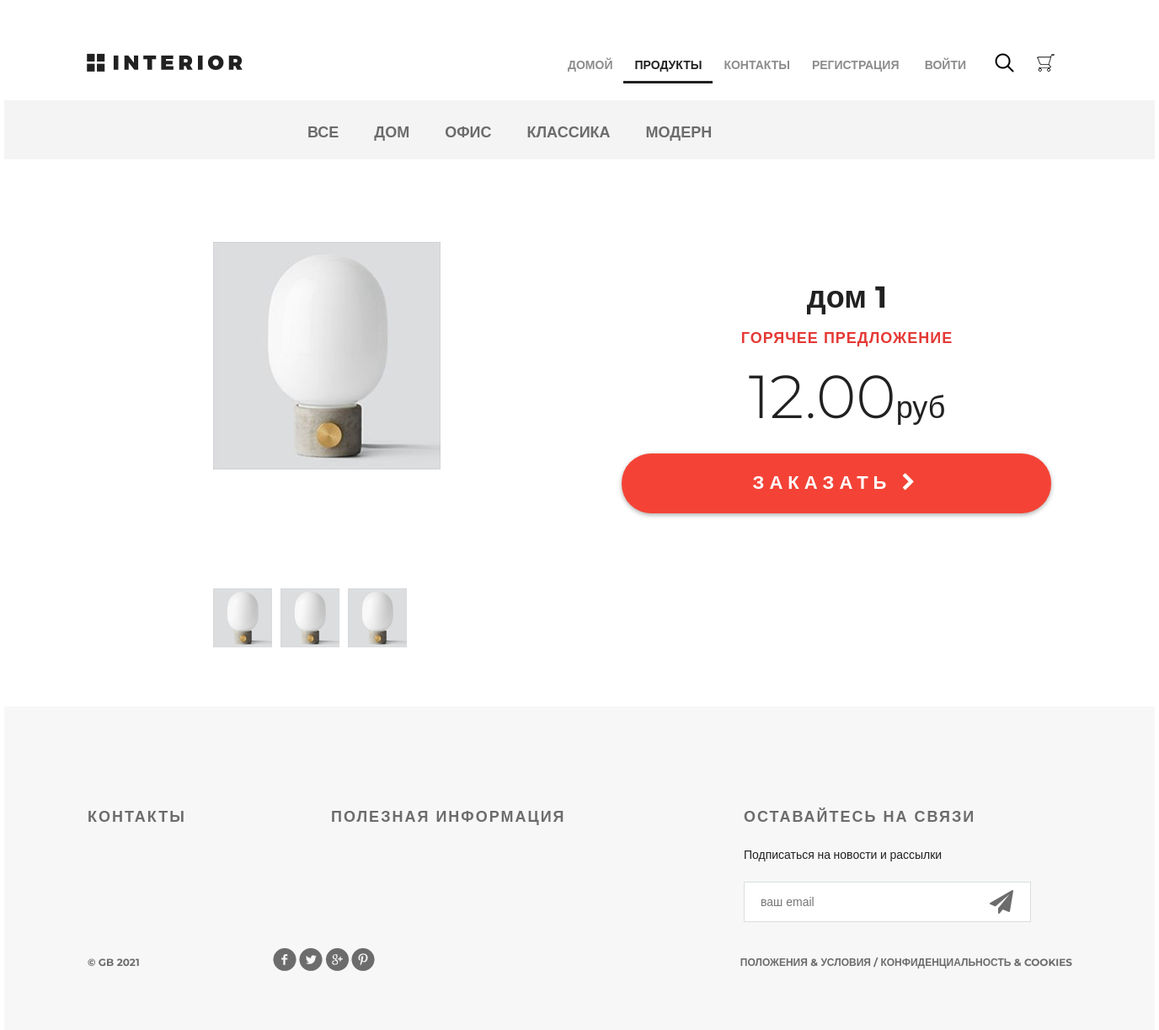
Page /products/product43/ on the committed database.
### mainapp/models.py (models this page shows, shortened)
class ProductCategory(models.Model):
    name = models.CharField(max_length=64, unique=True, verbose_name='название')
    description = models.TextField(blank=True, verbose_name='описание')
    class Meta:
        verbose_name='категория'
        verbose_name_plural='категории'

class Product(models.Model):
    category = models.ForeignKey(ProductCategory, on_delete=models.CASCADE, verbose_name='категория')
    name = models.CharField(max_length=128, verbose_name='название')
    image = models.ImageField(upload_to='products', blank=True, verbose_name='картинка')
    short_desc = models.CharField(max_length=255, blank=True, verbose_name='краткое описание')
    description = models.TextField(blank=True, verbose_name='описание')
    price = models.DecimalField(max_digits=10, decimal_places=2, default=0, verbose_name='цена')
    quantity = models.PositiveIntegerField(default=0, verbose_name='количество на складе')

### mainapp/views.py (the view)
# urls.py: path('product<int:pk>/', mainapp.product, name="product")
def product(request, pk):
    links_menu = ProductCategory.objects.all()
    context = {
        'product': get_object_or_404(Product, pk=pk),
        'basket': get_basket(request.user),
        'links_menu': links_menu
    }
    return render(request, 'mainapp/product.html', context)

### mainapp/views.py (called while the page is built)
def get_basket(user):
    if user.is_authenticated:
        return Basket.objects.filter(user=user)
    return []

### mainapp/templates/mainapp/product.html (shortened to what this page needs)
{% extends 'mainapp/base.html' %}
{% load static %}
{% block menu %}
	<div class="hero-white">
		<div class="header clearfix">
			{% include 'mainapp/includs/inc_main_menu.html' %}
		</div>
	</div>
{% endblock %}
{% block content %}
	<div class="details">
		<div class="links clearfix">
			{% include 'mainapp/includs/inc_categories_menu.html' %}
		</div>
		<div class="details-products">
			<div class="details-slider">
				<div class="slider-product" style="text-align:center;">
					<img src="/media/{{ product.image }}">
				</div>
				<div class="slider-control">
					<div class="block">
						<a href="#"><img src="/media/{{ product.image }}" alt="">
						</a>
					</div>
					<div class="block">
						<a href="#"><img src="/media/{{ product.image }}" alt="">
						</a>
					</div>
					<div class="block">
						<a href="#"><img src="/media/{{ product.image }}" alt="">
						</a>
					</div>
				</div>
			</div>
			<div class="description">
				<h3 class="big-bold">{{ product.name }}</h3>
				<h3 class="red">горячее предложение</h3>
				<p class="price">{{ product.price|floatformat:2 }}<span>руб</span></p>
				<a href="{% url 'basket:add' product.pk %}" class="red-button">
					заказать <i class="fa fa-chevron-right" aria-hidden="true"></i>
				</a>
			</div>
		</div>
	</div>
{% endblock %}

### mainapp/templates/mainapp/includs/inc_categories_menu.html (shortened to what this page needs)
<ul class="links-menu">
    <li><a href="{% url 'products:category' 0 %}"
            {% if request.resolver_match.url_name == 'products' %}class="active"{% endif %}>
        Все</a></li>
    {% for link_item in links_menu %}
        <li><a
                href="{% url 'products:category' link_item.pk %}"
        >{{ link_item.name }}</a></li>
    {% endfor %}
</ul>

### static/css/style.css (style rules this page uses)
* { margin: 0; padding: 0; }
body { font-family: 'Montserrat', sans-serif; }
html, body { height: 100%; }
.slider-control .block a img { width: 70px; }
.clearfix:after { content: ""; display: block; clear: both; }
.big-bold { color: #212121; font-size: 36px; font-weight: 700; text-align: left; margin-bottom: 24px; line-height: 36px; }
.red { text-transform: uppercase; color: #e53935; font-size: 18px; font-weight: 700; text-align: left; letter-spacing: 1px; line-height: 17px; margin-bottom: 22px; }
.hero-white { background-color: #fff; height: 119px; padding-left: 98px; padding-right: 211px; position: relative; }
.links { height: 70px; background-color: #f4f4f4; position: relative; padding-left: 360px; }
.links-menu { margin: 27px auto 0px; position: absolute; }
.links-menu li { float: left; list-style-type: none; padding-right: 42px; }
.links-menu li a { text-decoration: none; color: #6c6c6c; font-size: 18px; font-weight: 700; text-transform: uppercase; }
.details-products { padding-left: 98px; padding-right: 98px; margin-top: 98px; height: 551px; }
.details-slider { width: 570px; float: left; margin-right: 30px; }
.slider-product { width: 570px; height: 400px; }
.slider-control { width: 420px; height: 70px; margin: 11px auto 0px; padding-left: 150px }
.slider-control .block { height: 70px; width: 70px; position: relative; float: left; margin-right: 10px; }
.description { width: 535px; float: right; padding-left: 35px }
.description .big-bold { color: #212121; font-size: 36px; font-weight: 700; text-align: center; margin-top: 47px; margin-bottom: 0px; }
.description .red { text-transform: uppercase; color: #e53935; font-size: 18px; font-weight: 700; text-align: center; letter-spacing: 1px; line-height: 17px; margin-top: 23px; margin-bottom: 36px; }
.description .price { color: #212121; font-size: 72px; font-weight: 300; line-height: 48px; text-align: center; }
.description .price span { color: #212121; font-size: 36px; font-weight: 300; line-height: 48px; text-align: center; }
.red-button { display: block; height: 71px; width: 510px; border-radius: 35px; background-color: #f44336; text-align: center; text-transform: uppercase; text-decoration: none; color: #ffffff; font-size: 22px; font-weight: 700; line-height: 24px; box-shadow: 0px 2px 4.85px 0.15px rgba(33, 33, 33, 0.35); line-height: 70px; letter-spacing: 6px; margin-top: 31px; }

### rows in the picture
ProductCategory: name "ДОМ"
ProductCategory: name "ОФИС"
ProductCategory: name "КЛАССИКА"
ProductCategory: name "МОДЕРН"
Product: image (picture), name "дом 1", price "12.00"
